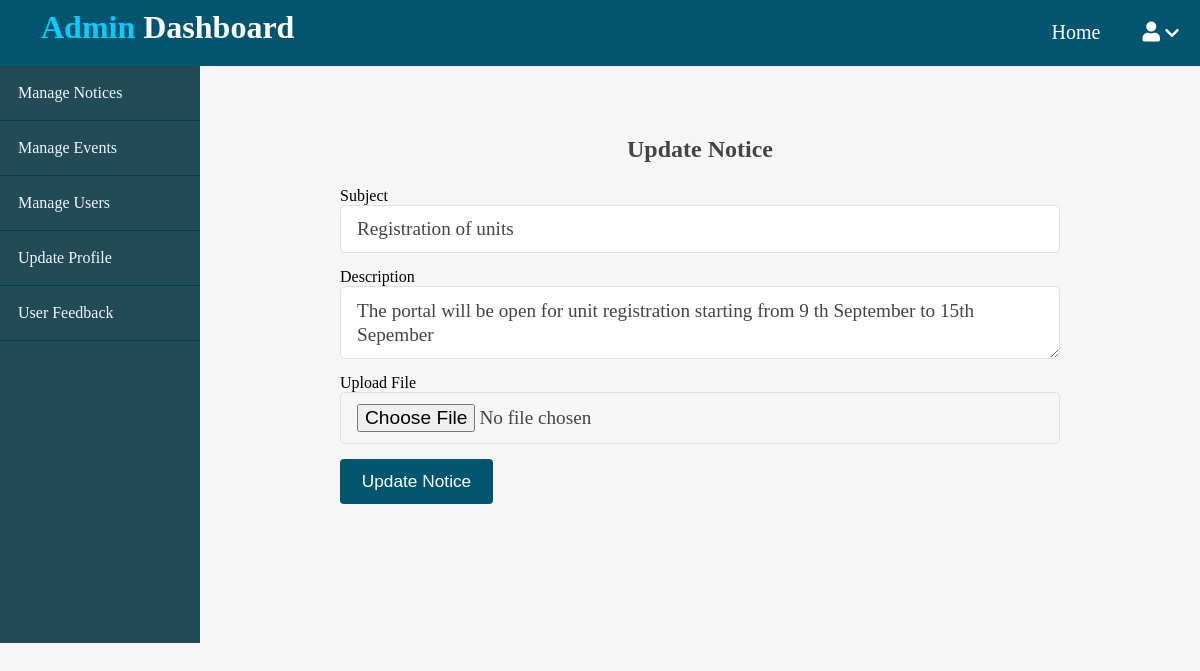
Screenshot of /admin/notice/update.php?id=9 with the database file from the repository.
### tables this page shows
CREATE TABLE `notice` (
  `id` int(11) NOT NULL,
  `subject` varchar(255) NOT NULL,
  `description` varchar(255) NOT NULL,
  `image` varchar(255) NOT NULL,
  `file` varchar(100) NOT NULL,
  `created_alt` datetime NOT NULL DEFAULT current_timestamp()
);

### admin/notice/update.php (the view, shortened to what this page needs)
<?php
include("../../app/database/db.php");
?>
<!DOCTYPE html>
<html>
<head>
		<link rel="stylesheet" href="https://cdnjs.cloudflare.com/ajax/libs/font-awesome/5.15.3/css/all.min.css">
		<link rel="stylesheet" type="text/css" href="../../assets/css/style.css">
		<link rel="stylesheet" type="text/css" href="../../assets/css/admin.css">
</head>
<body>
<?php include("../../app/includes/adminheader.php"); ?>
	  <div class="admin-wrapper">
	  	<div class="left-sidebar">
	  		<ul>
	  		    <li><a href="index.php">Manage Notices</a></li>
	  			<li><a href="../events/index.php">Manage Events</a></li>
				<li><a href="../users/index.php">Manage Users</a></li>
				<li><a href="../profile/index.php">Update Profile</a></li>
				<li><a href="../feedback/index.php">User Feedback</a></li>
	  		</ul>
	  	</div>
<div class="admin-content">
	  		<div class="content">
<h2 class="admin-title">Update Notice</h2>
 <?php
 if (isset($_GET['id'])){
	$id = $_GET['id'];
   $query = "SELECT * FROM notice WHERE id ='$id'";
   $result = mysqli_query($conn, $query);
if ($result->num_rows > 0){
  while ($row = $result->fetch_assoc())
  {
	  $subject = $row['subject'];
	  $description = $row['description'];
  }
} else{
	header('location: index.php');
}
}
?>
	  			<form action="update.php" method="post" enctype="multipart/form-data">
	  				<div>
	  					<label>Subject</label>
	  					<input type="text" name="subject" class="text-input" value="<?php echo $subject; ?>">
	  				</div>
	  				<div>
	  					<label>Description</label>
	  					<textarea name="description" class="text-input"><?php echo $description; ?></textarea>
	  				</div>
					  <div>
	  					<label>Upload File</label>
	  					<input type="file" name="file" class="text-input">
	  				</div>
	  				<div>
	  					<button type="submit" name="update_notice" class="btn btn-big">Update Notice</button>
	  				</div>
	  			</form>
	  		</div>
	  	</div>
     </div>
</body>
</html>

### assets/css/style.css (style rules this page uses)
* { box-sizing: border-box; }
html,body { padding: 0px; margin: 0px; height: 100%; background: #f6f6f6; font-family: 'Lora',serif; }
h1,h2,h3,h4 { font-family: 'Candal',serif; color: #444; margin: 5px; }
a { text-decoration: none; color: inherit; }
.btn { padding: .5rem 1rem; background: #02556e; color: white; border: 1px solid transparent; border-radius: .25rem; font-size: 1.08em; font-family: 'Lora', sans-serif; }
.btn-big { padding: .7rem 1.3rem; line-height: 1.3rem; }
.text-input { padding: .7rem 1rem; display: block; width: 100%; border: 1px solid #e0e0e0; border-radius: 5px; outline: none; font-size: 1.2em; color: #444; line-height: 1.5rem; font-family: 'Lora', serif; }
.content { width: 90%; margin: 30px auto 30px; }

### assets/css/admin.css (style rules this page uses)
.admin-wrapper { display: flex; height: calc(643px - 66px); }
.admin-wrapper .left-sidebar { flex: 2; height: 100%; background: #234a57; }
.admin-wrapper .left-sidebar ul { list-style: none; margin: 0px; padding: 0px; color: aliceblue; }
.admin-wrapper .left-sidebar ul li a { padding: 18px; display: block; border-bottom: 1px solid #004044; }
.admin-wrapper .admin-content { flex: 8; height: 100%; padding: 40px 100px 100px; overflow-y: scroll; }
.admin-wrapper .admin-title { text-align: center; margin-bottom: 1.5rem; }
form div { margin-bottom: 15px; }

### rows the page displays
notice: subject "Registration of units", description "The portal will be open for unit registration starting from 9 th September to 15th Sepember"
